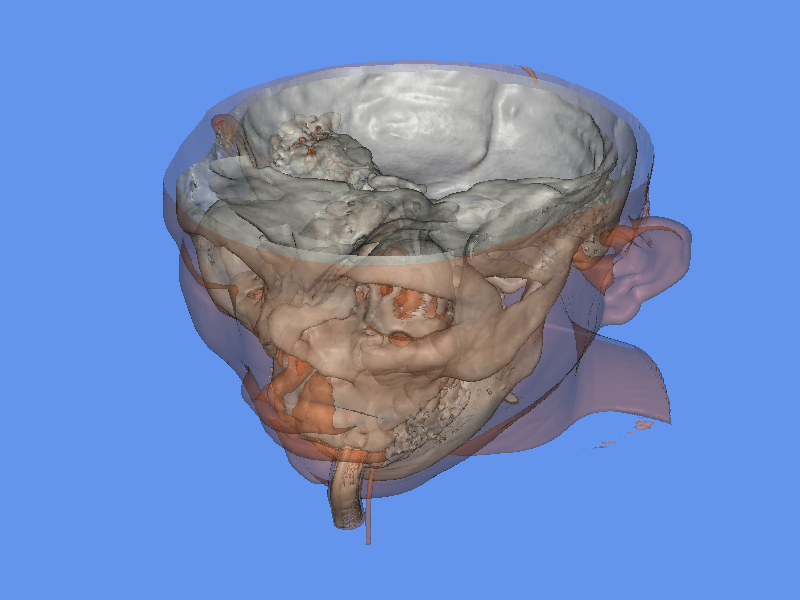

Source code (Python):
#!/usr/bin/env python

# Use volume rendering to produce an iso-surface-like image.

import os
from pathlib import Path

# Factory overrides: importing these modules registers the OpenGL rendering
# and interaction style implementations for vtkRenderingCore factory classes.
import vtkmodules.vtkInteractionStyle  # noqa: F401
import vtkmodules.vtkRenderingOpenGL2  # noqa: F401

# VTK pipeline classes used in this example
from vtkmodules.vtkCommonDataModel import vtkPiecewiseFunction
from vtkmodules.vtkIOImage import vtkMetaImageReader
from vtkmodules.vtkInteractionStyle import vtkInteractorStyleTrackballCamera
from vtkmodules.vtkRenderingCore import (
    vtkCamera,
    vtkColorTransferFunction,
    vtkRenderWindow,
    vtkRenderWindowInteractor,
    vtkRenderer,
    vtkVolume,
    vtkVolumeProperty,
)
from vtkmodules.vtkRenderingVolumeOpenGL2 import vtkOpenGLGPUVolumeRayCastMapper

# Colors (normalized RGB)
flesh_rgb = (1.0, 0.490, 0.250)
ivory_rgb = (1.0, 1.0, 0.941)
cornflower_rgb = (0.392, 0.584, 0.929)

# Data: locate the FullHead dataset
data_dir = Path(os.environ.get("VPE_DATA_DIR", Path(__file__).parent))
file_name = str(data_dir / "FullHead.mhd")

# Iso-surface values
iso1 = 500
iso2 = 1150

# Source: read the meta image data
reader = vtkMetaImageReader()
reader.SetFileName(file_name)

# Mapper: GPU volume ray cast mapper with iso-surface blend mode
volume_mapper = vtkOpenGLGPUVolumeRayCastMapper()
volume_mapper.SetInputConnection(reader.GetOutputPort())
volume_mapper.SetAutoAdjustSampleDistances(False)
volume_mapper.SetSampleDistance(0.5)
volume_mapper.SetBlendModeToIsoSurface()

# Transfer functions: color and opacity for the two iso-surfaces
color_transfer_function = vtkColorTransferFunction()
color_transfer_function.RemoveAllPoints()
color_transfer_function.AddRGBPoint(iso1, *flesh_rgb)
color_transfer_function.AddRGBPoint(iso2, *ivory_rgb)

scalar_opacity = vtkPiecewiseFunction()
scalar_opacity.AddPoint(iso1, 0.3)
scalar_opacity.AddPoint(iso2, 0.6)

# VolumeProperty: describe shading, interpolation, and transfer functions
volume_property = vtkVolumeProperty()
volume_property.ShadeOn()
volume_property.SetInterpolationTypeToLinear()
volume_property.SetColor(color_transfer_function)
volume_property.SetScalarOpacity(scalar_opacity)
volume_property.GetIsoSurfaceValues().SetValue(0, iso1)
volume_property.GetIsoSurfaceValues().SetValue(1, iso2)

# Volume: holds the mapper and property
volume = vtkVolume()
volume.SetMapper(volume_mapper)
volume.SetProperty(volume_property)

# Renderer: assemble the scene
renderer = vtkRenderer()
renderer.AddVolume(volume)
renderer.SetBackground(cornflower_rgb)
renderer.ResetCamera()

# Camera: set a good viewpoint
camera = vtkCamera()
camera.SetViewUp(0, 0, -1)
camera.SetPosition(0, -1, 0)
camera.SetFocalPoint(0, 0, 0)
renderer.SetActiveCamera(camera)
renderer.ResetCamera()
camera.Azimuth(30.0)
camera.Elevation(30.0)
camera.Dolly(1.5)
renderer.ResetCameraClippingRange()

# Window: display the rendered scene
render_window = vtkRenderWindow()
render_window.AddRenderer(renderer)
render_window.SetWindowName("ray cast isosurface")
render_window.SetMultiSamples(0)
render_window.SetSize(800, 600)

# Interactor: handle mouse and keyboard events
style = vtkInteractorStyleTrackballCamera()
render_window_interactor = vtkRenderWindowInteractor()
render_window_interactor.SetRenderWindow(render_window)
render_window_interactor.SetInteractorStyle(style)

# Launch the interactive visualization
render_window_interactor.Initialize()
render_window_interactor.Start()
